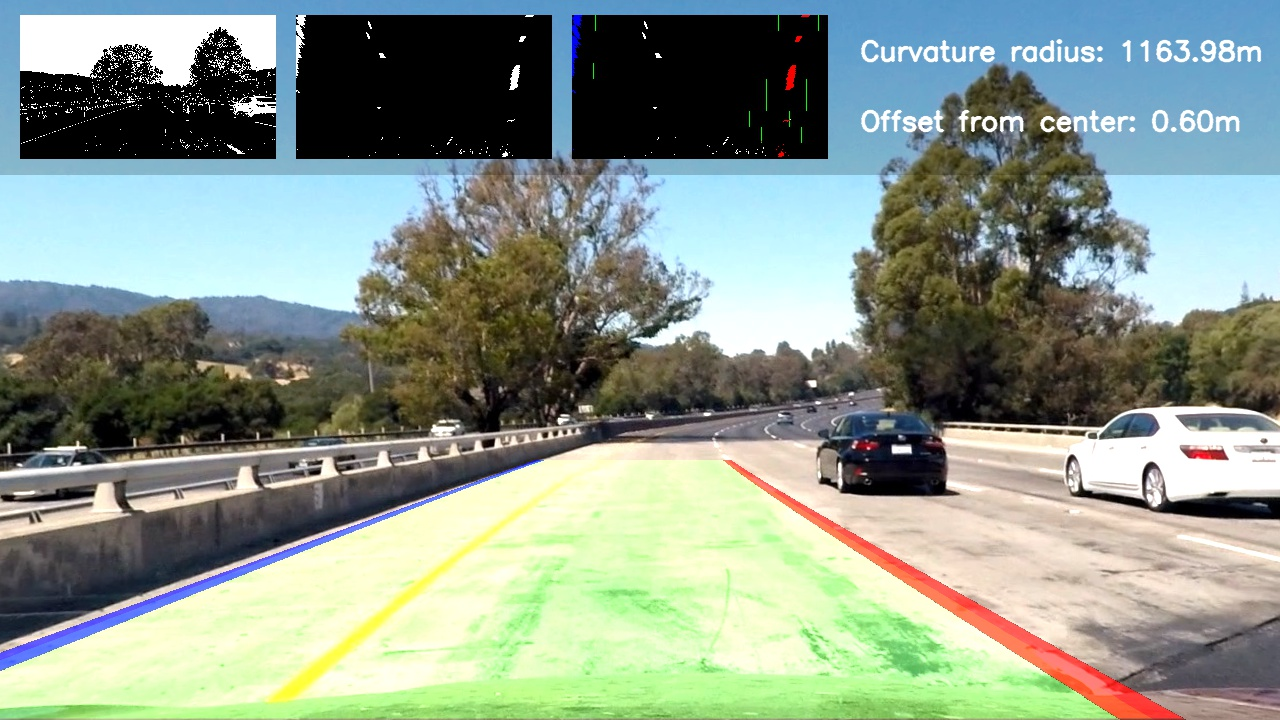
#> input picture Project4-Advanced_Lane_Finding/test_image_after_pipeline/test1.jpg, 1280 x 720 px, found by its file name
$ jupyter execute --allow-errors Untitled1.ipynb   (older library calls are emulated)
#> lines starting #> are read from the running program, lines starting #| are printed output that depends on the picture
#> further down, img is the input picture: shape (720, 1280, 3); mean B, G, R 138.6, 150.9, 138.3
#> `img_gray = cv2.cvtColor(img, cv2.COLOR_BGR2GRAY)`:
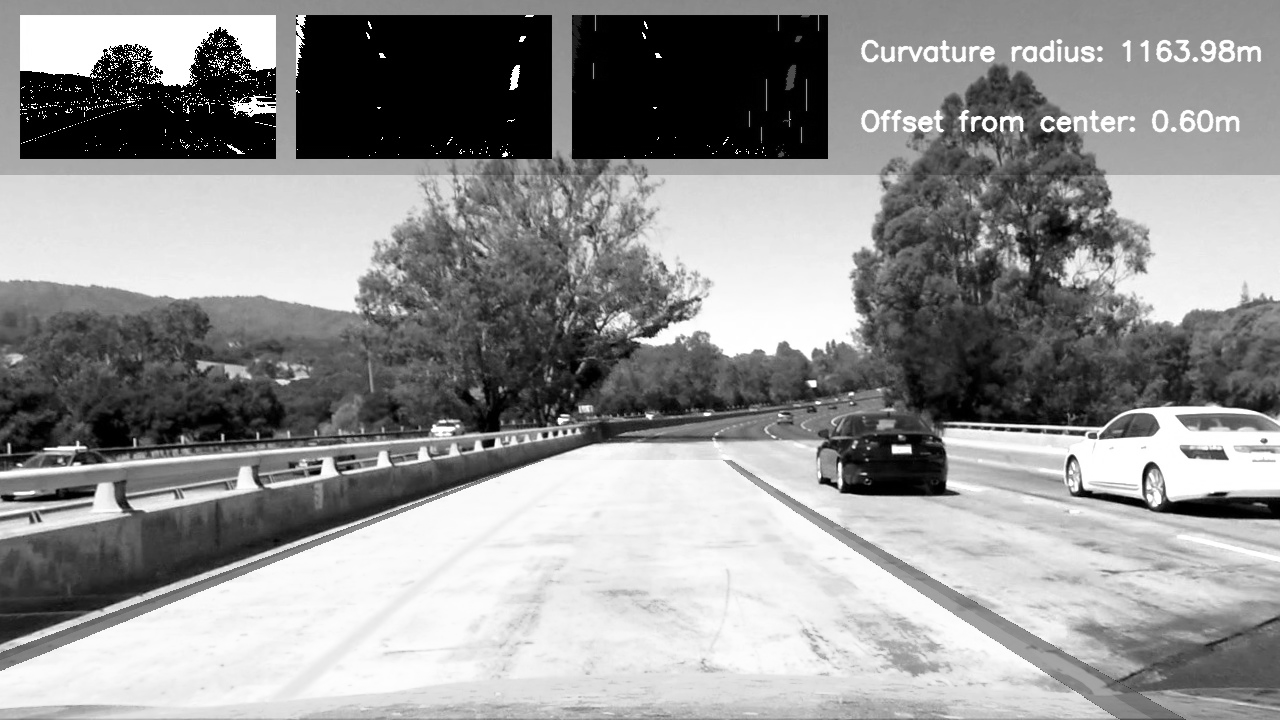
#> img_gray: shape (720, 1280); min 0, max 255, mean 145.8
[cell 1]
import numpy as np
import cv2
from skimage.feature import hog
import matplotlib.pyplot as plt


def get_hog_features(img, orient, pix_per_cell, cell_per_block,
                     vis=True, feature_vec=True,block_norm='L2-Hys'):
    # Call with two outputs if vis==True
    if vis == True:
        features, hog_image = hog(img, orientations=orient,
                                  pixels_per_cell=(pix_per_cell, pix_per_cell),
                                  cells_per_block=(cell_per_block, cell_per_block),
                                  transform_sqrt=True,
                                  visualise=vis, feature_vector=feature_vec)
        return features, hog_image
    # Otherwise call with one output
    else:
        features = hog(img, orientations=orient,
                       pixels_per_cell=(pix_per_cell, pix_per_cell),
                       cells_per_block=(cell_per_block, cell_per_block),
                       transform_sqrt=True,
                       visualise=vis, feature_vector=feature_vec)
        return features


# [247 lines left out: functions bin_spatial, color_hist, image_to_features, extract_features_from_file_list, convert_color, find_cars, not called in this run]

#> (a cell that did not finish here is left out)


$ run again, with Project4-Advanced_Lane_Finding/test_image_after_pipeline/test2.jpg copied over Project4-Advanced_Lane_Finding/test_image_after_pipeline/test1.jpg
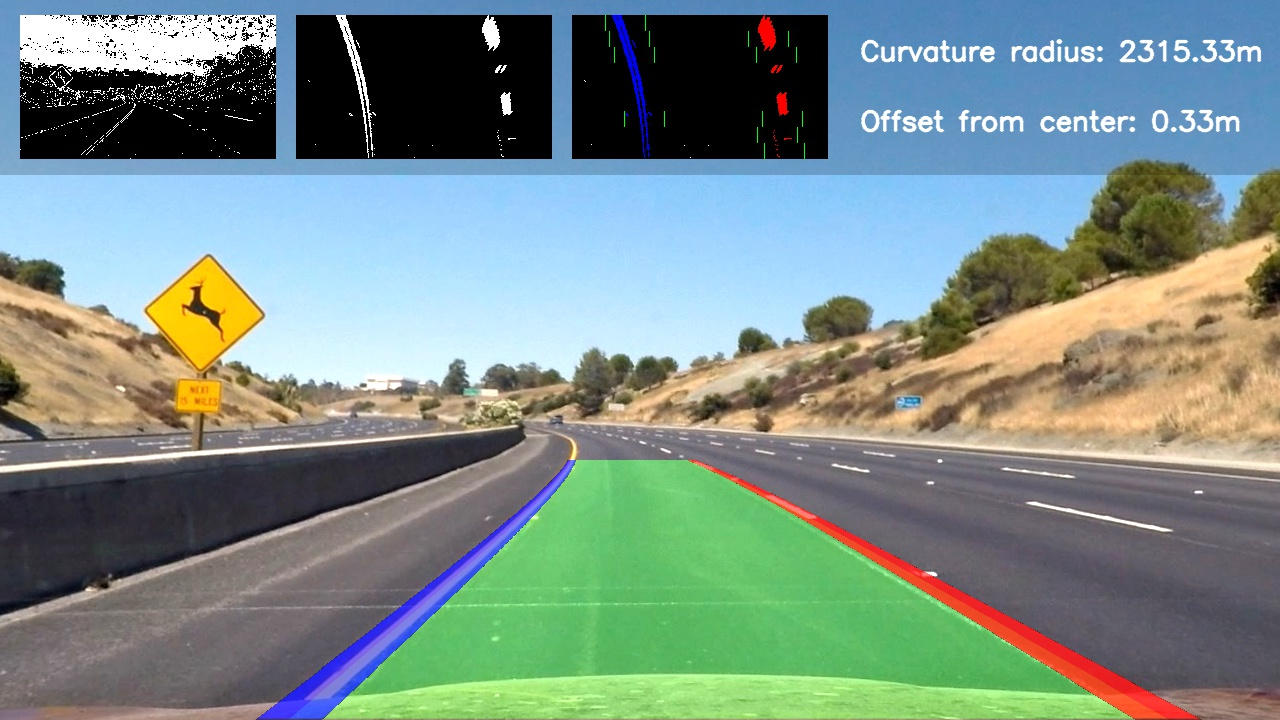
#> input picture Project4-Advanced_Lane_Finding/test_image_after_pipeline/test2.jpg, 1280 x 720 px, found by its file name
#> img is the input picture: shape (720, 1280, 3); mean B, G, R 133.3, 139.7, 121.8
#> `img_gray = cv2.cvtColor(img, cv2.COLOR_BGR2GRAY)`:
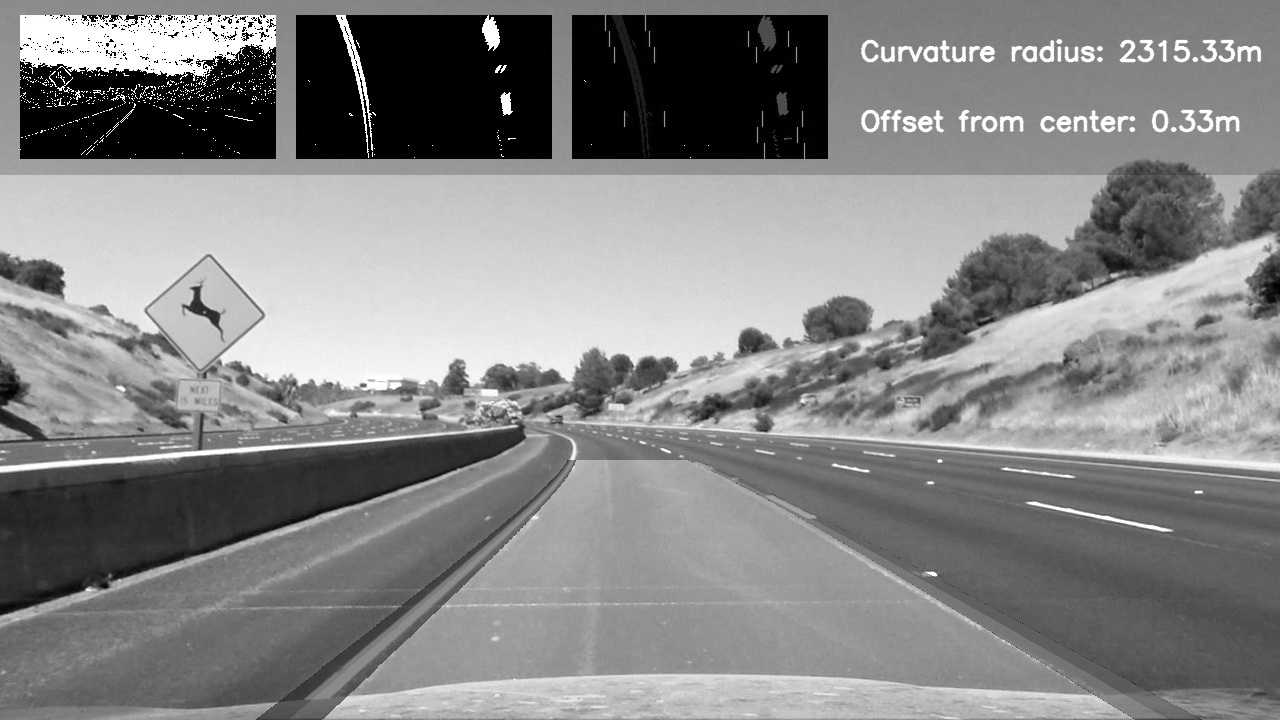
#> img_gray: shape (720, 1280); min 0, max 255, mean 133.6

$ run again, with Project4-Advanced_Lane_Finding/test_image_after_pipeline/test3.jpg copied over Project4-Advanced_Lane_Finding/test_image_after_pipeline/test1.jpg
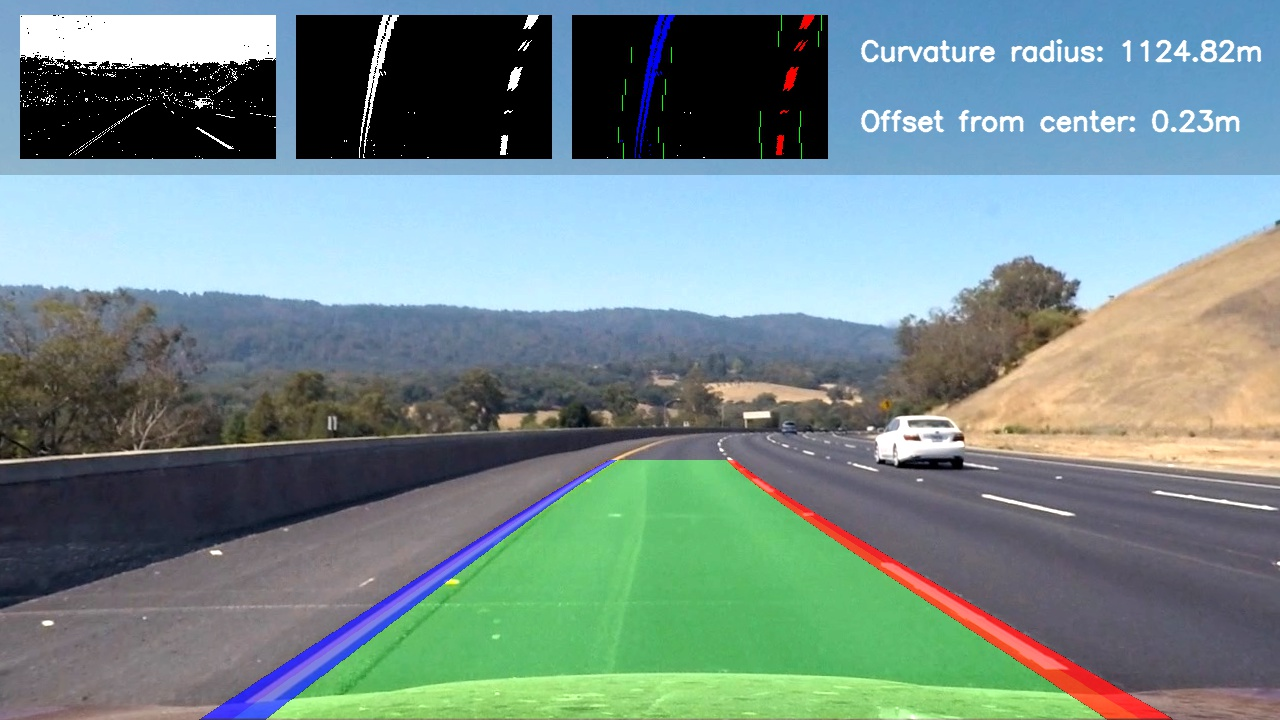
#> input picture Project4-Advanced_Lane_Finding/test_image_after_pipeline/test3.jpg, 1280 x 720 px, found by its file name
#> img is the input picture: shape (720, 1280, 3); mean B, G, R 136.9, 137.8, 116.3
#> `img_gray = cv2.cvtColor(img, cv2.COLOR_BGR2GRAY)`:
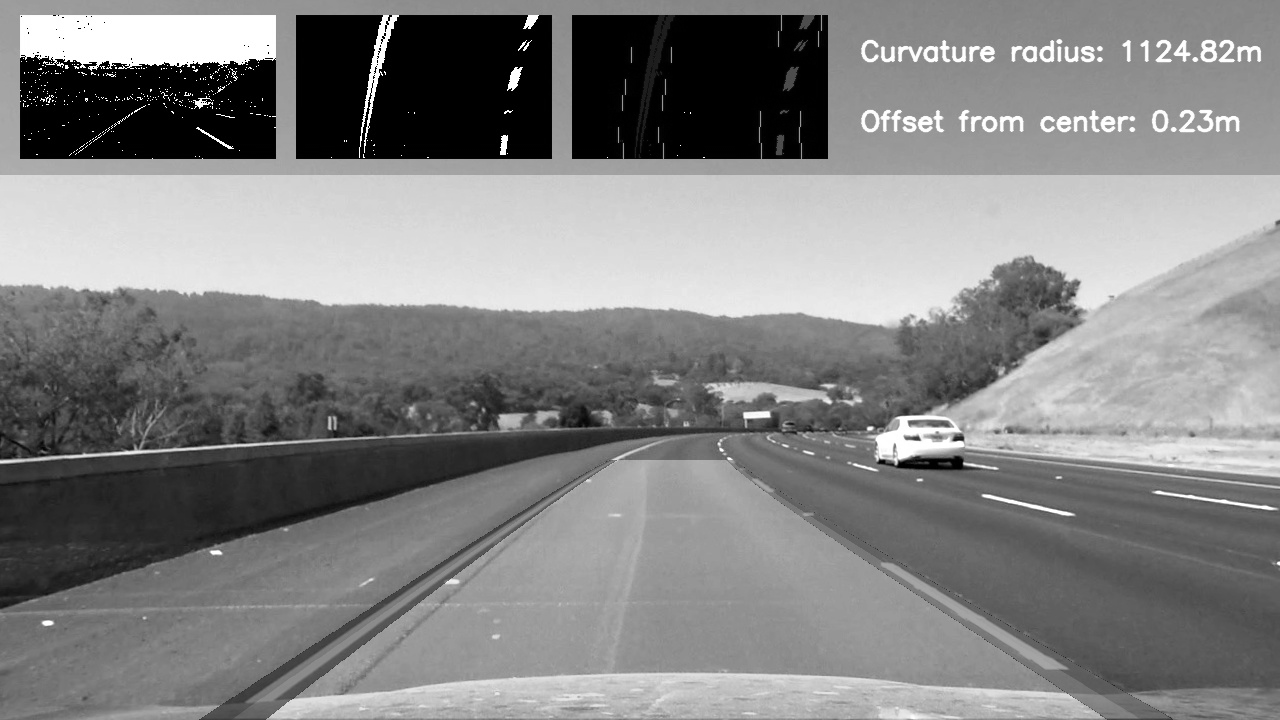
#> img_gray: shape (720, 1280); min 0, max 255, mean 131.2

$ run again, with Project4-Advanced_Lane_Finding/test_image_after_pipeline/test4.jpg copied over Project4-Advanced_Lane_Finding/test_image_after_pipeline/test1.jpg
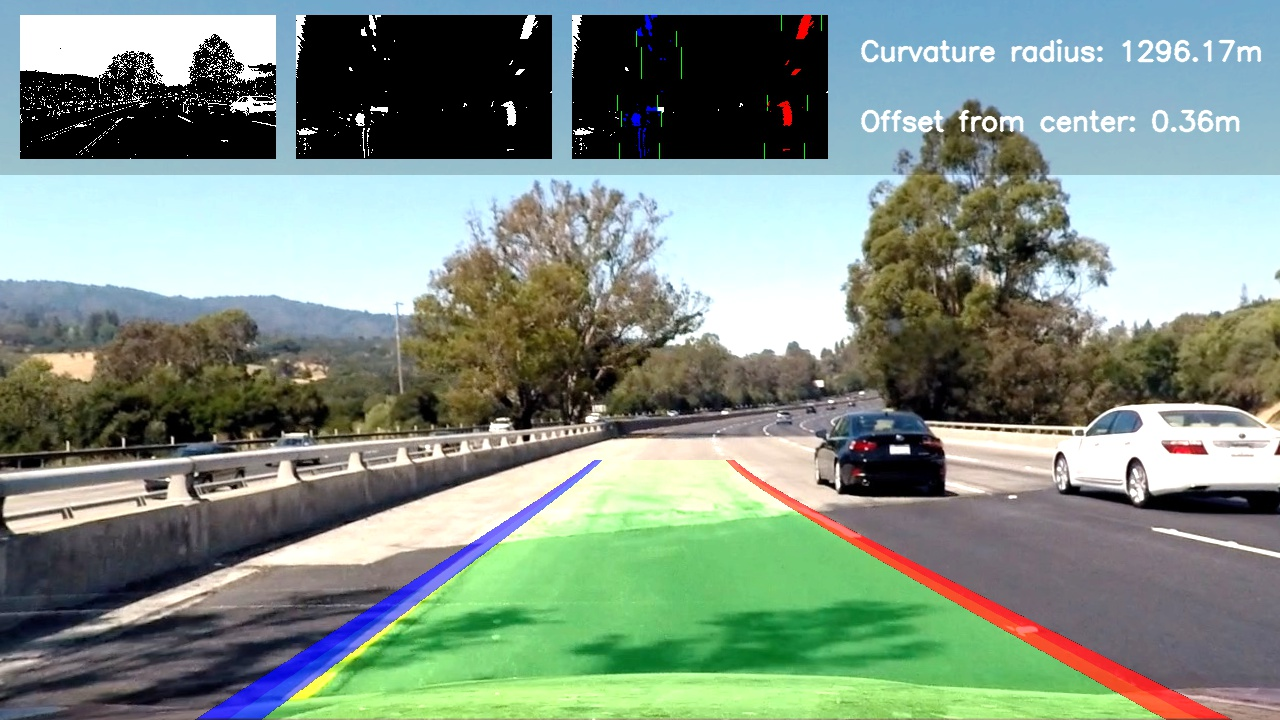
#> input picture Project4-Advanced_Lane_Finding/test_image_after_pipeline/test4.jpg, 1280 x 720 px, found by its file name
#> img is the input picture: shape (720, 1280, 3); mean B, G, R 131, 143.2, 126.9
#> `img_gray = cv2.cvtColor(img, cv2.COLOR_BGR2GRAY)`:
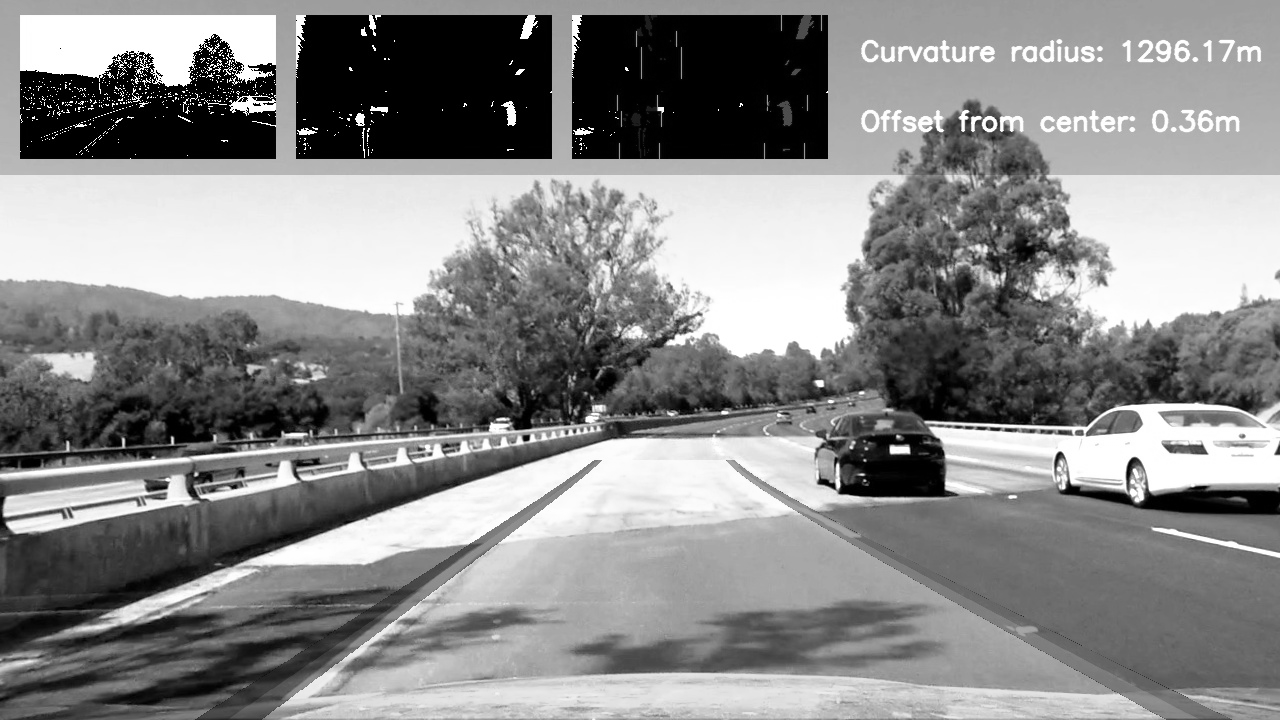
#> img_gray: shape (720, 1280); min 0, max 255, mean 136.9
